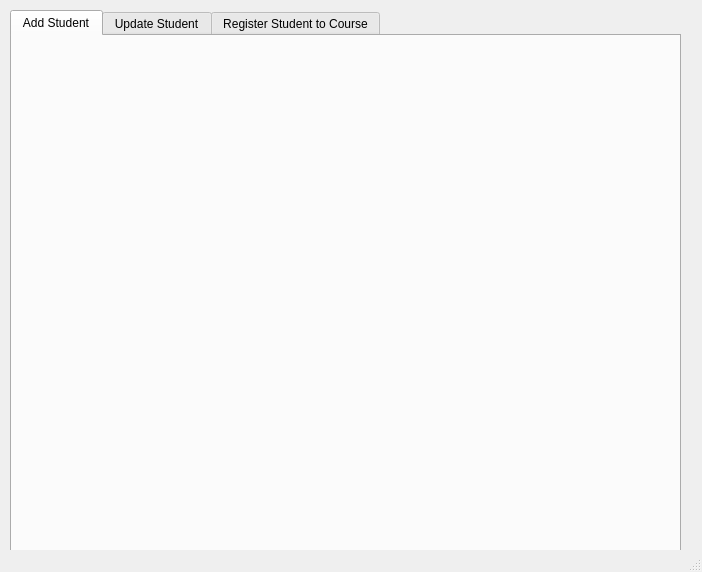
<?xml version="1.0" encoding="UTF-8"?>
<ui version="4.0">
 <class>MainWindow</class>
 <widget class="QMainWindow" name="MainWindow">
  <property name="geometry">
   <rect>
    <x>0</x>
    <y>0</y>
    <width>702</width>
    <height>572</height>
   </rect>
  </property>
  <property name="windowTitle">
   <string>MainWindow</string>
  </property>
  <widget class="QWidget" name="centralwidget">
   <widget class="QTabWidget" name="tabWidget">
    <property name="geometry">
     <rect>
      <x>10</x>
      <y>10</y>
      <width>671</width>
      <height>551</height>
     </rect>
    </property>
    <property name="currentIndex">
     <number>0</number>
    </property>
    <widget class="QWidget" name="tab">
     <attribute name="title">
      <string>Add Student</string>
     </attribute>
    </widget>
    <widget class="QWidget" name="tab_2">
     <attribute name="title">
      <string>Update Student</string>
     </attribute>
    </widget>
    <widget class="QWidget" name="tab_3">
     <attribute name="title">
      <string>Register Student to Course</string>
     </attribute>
    </widget>
   </widget>
  </widget>
  <widget class="QStatusBar" name="statusbar"/>
 </widget>
 <resources/>
 <connections/>
</ui>
